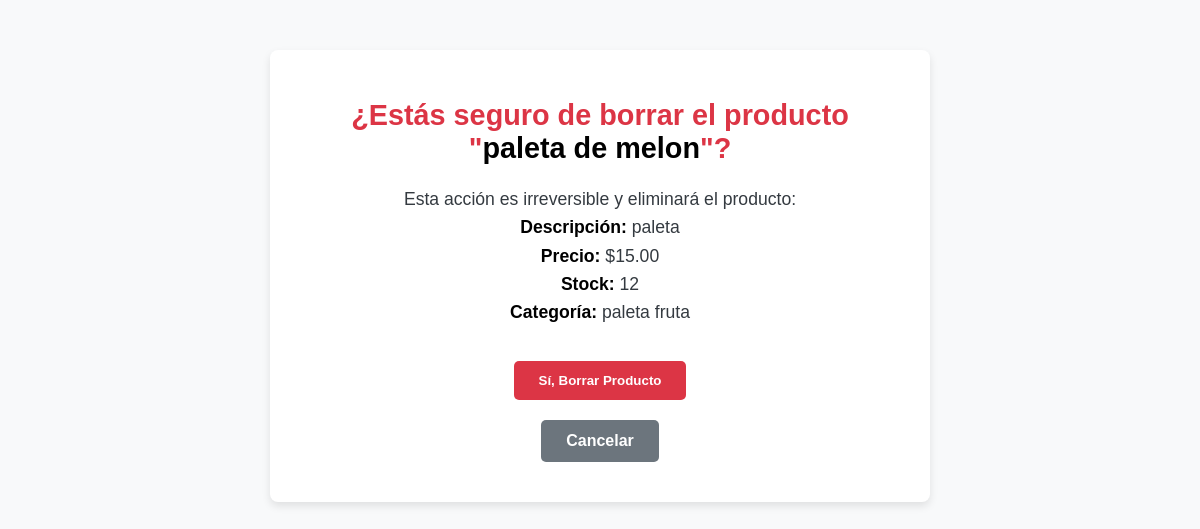
Page /borrar/2/ on the committed database.
### app_producto/models.py (models this page shows, shortened)
class Producto(models.Model):
    nombre = models.CharField(max_length=100)
    descripcion = models.TextField()
    precio = models.DecimalField(max_digits=10, decimal_places=2)
    stock = models.IntegerField()
    categoria = models.ForeignKey(Categoria, on_delete=models.CASCADE, related_name='productos')

class Categoria(models.Model):
    nombre = models.CharField(max_length=50)

### app_producto/views.py (the view)
# urls.py: path('borrar/<int:id>/', views.borrar_producto, name='borrar_producto'),
def borrar_producto(request, id):
    producto = get_object_or_404(Producto, id=id) # Obtiene el producto a borrar
    if request.method == 'POST':
        producto.delete() # Elimina el producto de la base de datos
        return redirect('inicio') # Redirige al listado principal
    return render(request, 'borrar_producto.html', {'producto': producto})

### app_producto/templates/borrar_producto.html (shortened to what this page needs)
<!DOCTYPE html>
<html lang="es">
<head>
</head>
<body>
    <div class="container">
        <h1>¿Estás seguro de borrar el producto "<strong>{{ producto.nombre }}</strong>"?</h1>
        <p>
            Esta acción es irreversible y eliminará el producto: <br>
            <strong>Descripción:</strong> {{ producto.descripcion }} <br>
            <strong>Precio:</strong> ${{ producto.precio }} <br>
            <strong>Stock:</strong> {{ producto.stock }} <br>
            <strong>Categoría:</strong> {{ producto.categoria.nombre }}
        </p>
        <form method="post">
            <button type="submit" class="btn confirmar">Sí, Borrar Producto</button>
        </form>
        <a href="{% url 'inicio' %}" class="btn cancelar">Cancelar</a>
    </div>
</body>
</html>

### app_producto/templates/borrar_producto.html (style rules this page uses)
body { font-family: Arial, sans-serif; margin: 20px; background-color: #f8f9fa; color: #343a40; }
.container { max-width: 600px; margin: 50px auto; background-color: #ffffff; padding: 30px; border-radius: 8px; box-shadow: 0 4px 8px rgba(0,0,0,0.1); text-align: center; }
h1 { color: #dc3545; margin-bottom: 20px; font-size: 1.8em; }
p { font-size: 1.1em; margin-bottom: 25px; line-height: 1.6; }
strong { color: #000; }
.btn { padding: 12px 25px; text-decoration: none; color: white; margin: 10px; border-radius: 5px; font-weight: bold; transition: background-color 0.3s ease; display: inline-block; border: none; cursor: pointer; }
.confirmar { background-color: #dc3545; }
.cancelar { background-color: #6c757d; }

### rows in the picture
Producto: nombre "paleta de melon", descripcion "paleta", precio "15.00", stock "12", categoria.nombre "paleta fruta"
